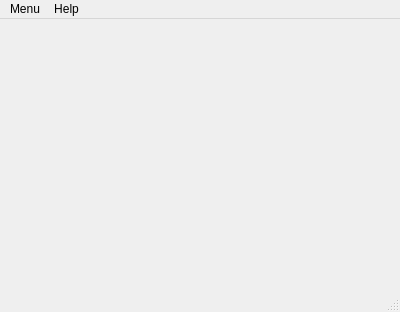
<?xml version="1.0" encoding="UTF-8"?>
<ui version="4.0">
 <class>MainWindow</class>
 <widget class="QMainWindow" name="MainWindow">
  <property name="geometry">
   <rect>
    <x>0</x>
    <y>0</y>
    <width>400</width>
    <height>312</height>
   </rect>
  </property>
  <property name="windowTitle">
   <string>MainWindow</string>
  </property>
  <widget class="QWidget" name="centralWidget"/>
  <widget class="QMenuBar" name="menuBar">
   <property name="geometry">
    <rect>
     <x>0</x>
     <y>0</y>
     <width>400</width>
     <height>22</height>
    </rect>
   </property>
   <widget class="QMenu" name="menuTLP_GUI_v_0_01">
    <property name="toolTip">
     <string>This is Menu</string>
    </property>
    <property name="title">
     <string>Menu</string>
    </property>
   </widget>
   <widget class="QMenu" name="menuHelp">
    <property name="title">
     <string>Help</string>
    </property>
   </widget>
   <addaction name="menuTLP_GUI_v_0_01"/>
   <addaction name="menuHelp"/>
  </widget>
  <widget class="QStatusBar" name="statusBar"/>
 </widget>
 <layoutdefault spacing="6" margin="11"/>
 <resources/>
 <connections/>
</ui>
